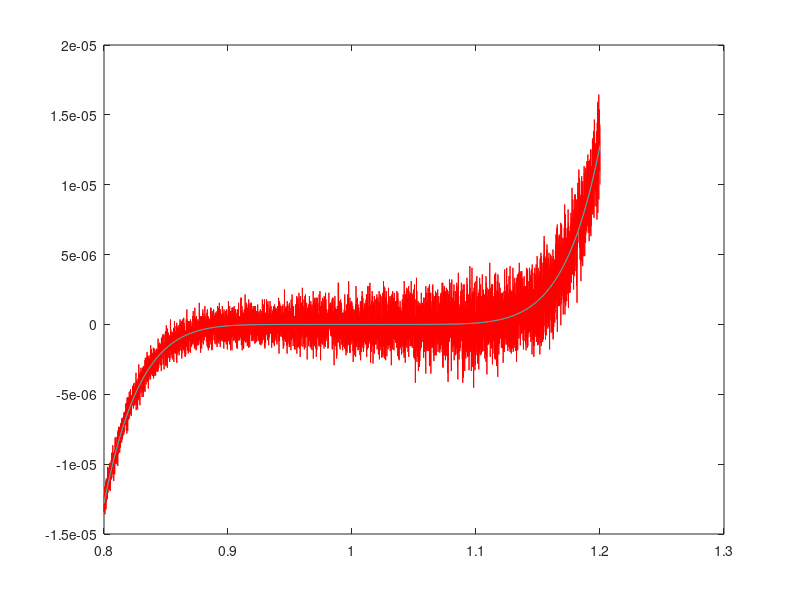

Write the MATLAB code that produced this figure.
% Getestet und lauffähig in Octave 4.0.1
1;

function res = polyn(x)
    res = (x-1).^7;
end

function res = horner(x)
    res = ((((((x - 7).*x + 21).*x - 35).*x + 35).*x - 21).*x + 7).*x -1;
end

range = single(0.8:5e-5:1.2);

plot(range, horner(range),'r-',range, polyn(range), 'c-') 

% Die polyn(x)-Methode ist gut konditioniert, da sie nur eine Addition durchführt
% (die schlecht konditioniert sein kann) und dann sieben mal multipliziert (was 
% gut konditioniert ist).
%
% Die horner(x)-Methode ist im Vergleich dazu schlechter konditioniert, da sie 
% sieben Additionen und sechs Multiplikationen durchführen muss. Insbesondere kommen
% in dem gewählten Intervall besonders viele Addition vor, bei denen zwei fast gleich
% große Zahlen voneinander abgezogen werden (besonders schlecht konditioniert).
% Rundungsfehler machen sich hier als besonders deutlich bemerkbar und sorgen für
% den unterwarteten Kurvenverlauf.